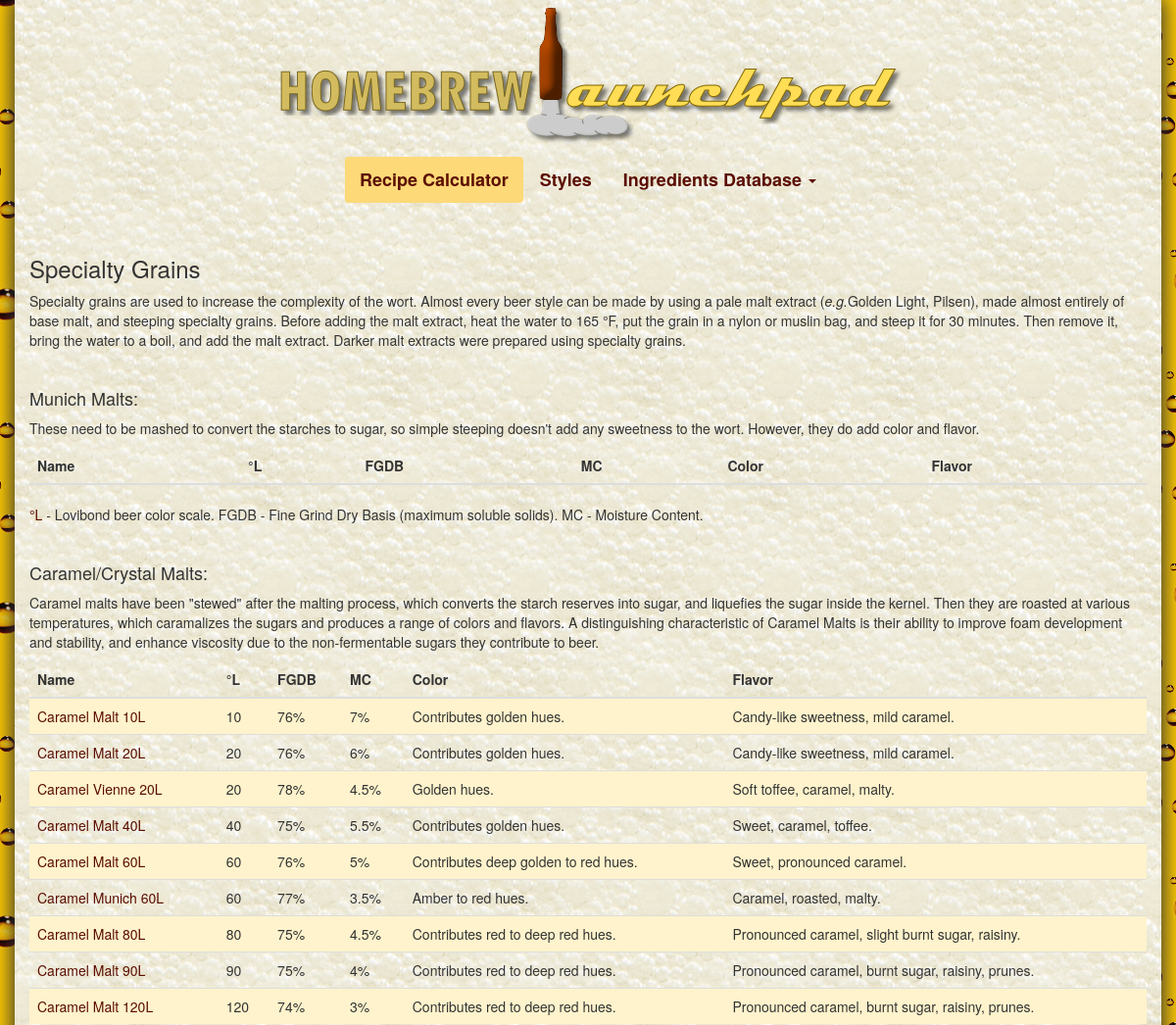
Page /specialty_grains.php (upper part) on the earlier database version.
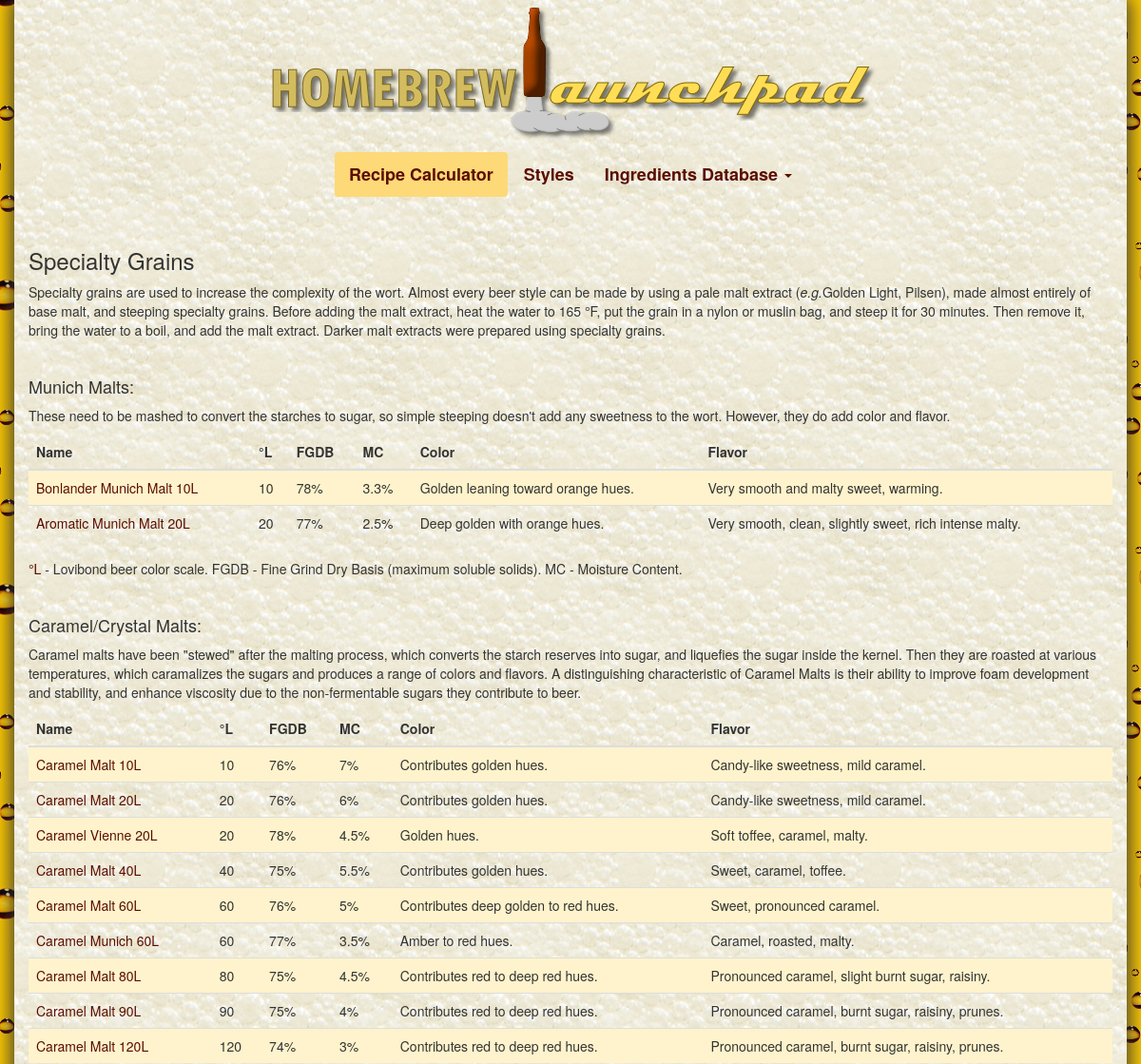
Same page on the later database version.
### tables this page shows
CREATE TABLE IF NOT EXISTS `Specialty_Grains` (
  `name` varchar(30) DEFAULT NULL,
  `type` varchar(7) DEFAULT NULL,
  `lovibond` int(3) DEFAULT NULL,
  `fgdb` decimal(4,3) NOT NULL,
  `mc` decimal(4,3) NOT NULL,
  `flavor` varchar(55) DEFAULT NULL,
  `color` varchar(36) DEFAULT NULL,
  `link` varchar(81) DEFAULT NULL,
  UNIQUE KEY `name` (`name`)
);

### public/specialty_grains.php (called while the page is built, shortened)
<?php
    $munich_grains = query("SELECT * FROM Specialty_Grains WHERE type = ? ORDER BY lovibond", "Munich");
    $caramel_grains = query("SELECT * FROM Specialty_Grains WHERE type = ? ORDER BY lovibond", "Caramel");
    $roasted_grains = query("SELECT * FROM Specialty_Grains WHERE type = ? ORDER BY lovibond", "Roasted");
    render("grains_output.php", ["munich_grains" => $munich_grains, "caramel_grains" => $caramel_grains, "roasted_grains" => $roasted_grains, "title" => "Specialty Grains"]);
?>

### templates/grains_output.php (the view, shortened to what this page needs)
<div id="middle" class="col-sm-12">
<h3>Specialty Grains</h3>
<p>Specialty grains are used to increase the complexity of the wort.  Almost every beer style can be made by using a pale malt extract (<em>e.g.</em>Golden Light, Pilsen), made almost entirely of base malt, and steeping specialty grains.  Before adding the malt extract, heat the water to 165 &#176;F, put the grain in a nylon or muslin bag, and steep it for 30 minutes.  Then remove it, bring the water to a boil, and add the malt extract.  Darker malt extracts were prepared using specialty grains.</p>
<br />
<h4>Munich Malts:</h4>
<p>These need to be mashed to convert the starches to sugar, so simple steeping doesn't add any sweetness to the wort.  However, they do add color and flavor.</p>
<table class="table table-striped">
    <thead>
        <tr>
            <th>Name</th>
            <th>&#176;L</th>
            <th>FGDB</th>
            <th>MC</th>
            <th>Color</th>
            <th>Flavor</th>
        </tr>
    </thead>
    <tbody>
        <?php
            foreach ($munich_grains as $munich_grain):
            $munich_grain["fgdb"] *= 100;
            $munich_grain["mc"] *= 100;
            print("<tr>");
            print("<td><a href='{$munich_grain["link"]}' target='_blank'>{$munich_grain["name"]}</a></td>");
            print("<td>{$munich_grain["lovibond"]}</td>");
            print("<td>{$munich_grain["fgdb"]}%</td>");
            print("<td>{$munich_grain["mc"]}%</td>");
            print("<td>{$munich_grain["color"]}</td>");
            print("<td>{$munich_grain["flavor"]}</td>");
            print("</tr>");
            endforeach
        ?>
    </tbody>
</table>
<p><a href="http://en.wikipedia.org/wiki/Beer_measurement#Colour">&#176;L</a> - Lovibond beer color scale. FGDB - Fine Grind Dry Basis (maximum soluble solids). MC - Moisture Content.</p>
<br />
<h4>Caramel/Crystal Malts:</h4>
<p>Caramel malts have been "stewed" after the malting process, which converts the starch reserves into sugar, and liquefies the sugar inside the kernel.  Then they are roasted at various temperatures, which caramalizes the sugars and produces a range of colors and flavors.  A distinguishing characteristic of Caramel Malts is their ability to improve foam development and stability, and enhance viscosity due to the non-fermentable sugars they contribute to beer.</p>
<table class="table table-striped">
    <thead>
        <tr>
            <th>Name</th>
            <th>&#176;L</th>
            <th>FGDB</th>
            <th>MC</th>
            <th>Color</th>
            <th>Flavor</th>
        </tr>
    </thead>
    <tbody>
        <?php
            foreach ($caramel_grains as $caramel_grain):
            $caramel_grain["fgdb"] *= 100;
            $caramel_grain["mc"] *= 100;
            print("<tr>");
            print("<td><a href='{$caramel_grain["link"]}' target='_blank'>{$caramel_grain["name"]}</a></td>");
            print("<td>{$caramel_grain["lovibond"]}</td>");
            print("<td>{$caramel_grain["fgdb"]}%</td>");
            print("<td>{$caramel_grain["mc"]}%</td>");
            print("<td>{$caramel_grain["color"]}</td>");
            print("<td>{$caramel_grain["flavor"]}</td>");
            print("</tr>");
            endforeach
        ?>
    </tbody>
</table>
<br />

Differences in the rows shown:
added specialty_grains: name "Bonlander Munich Malt 10L", lovibond "10", fgdb "78", mc "3.3", color "Golden leaning toward orange hues.", flavor "Very smooth and malty sweet, warming.", shown under "Munich Malts:"
added specialty_grains: name "Aromatic Munich Malt 20L", lovibond "20", fgdb "77", mc "2.5", color "Deep golden with orange hues.", flavor "Very smooth, clean, slightly sweet, rich intense malty.", shown under "Munich Malts:"
